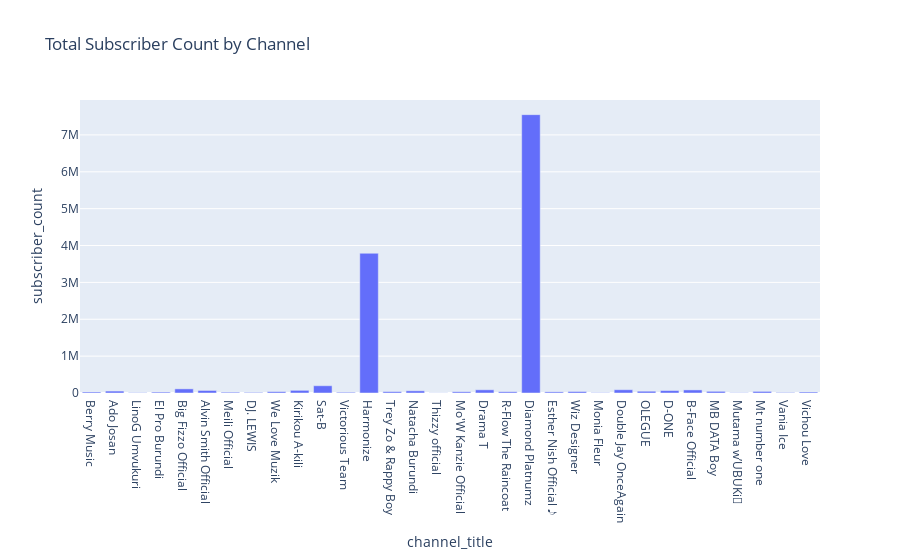

Here is the notebook cell this chart was saved with:
### Code cell
# Create a bar chart of the total subsribers count for each channel
fig = px.bar(df, x='channel_title', y='subscriber_count', title='Total Subscriber Count by Channel')
fig.show()

### Figure 1 — Plotly figure (JSON) as saved in the notebook; plotly's stock layout.template omitted (floating-point values rounded to 4 significant figures)
{"data": [{"alignmentgroup": "True", "hovertemplate": "channel_title=%{x}<br>subscriber_count=%{y}<extra></extra>", "legendgroup": "", "marker": {"color": "#636efa", "pattern": {"shape": ""}}, "name": "", "offsetgroup": "", "orientation": "v", "showlegend": false, "textposition": "auto", "type": "bar", "x": ["Berry Music", "Ado Josan", "LinoG Umvukuri", "El Pro Burundi", "Big Fizzo Official", "Alvin Smith Official", "Meili Official", "DJ. LEWIS", "We Love Muzik", "Kirikou A-kili", "Sat-B", "Victorious Team", "Harmonize", "Trey Zo & Rappy Boy", "Natacha Burundi", "Thizzy official", "Mo'W Kanzie Official", "Drama T", "R-Flow The Raincoat", "Diamond Platnumz", "Esther Nish Official ♪", "Wiz Designer", "Monia Fleur", "Double Jay OnceAgain", "OLEGUE", "D-ONE", "B-Face Official", "MB DATA Boy", "Mutama w’UBUKi🍯", "Mt number one", "Vania Ice", "Vichou Love"], "xaxis": "x", "y": [27500, 52300, 8370, 25000, 112000, 68800, 21500, 15400, 36300, 72200, 197000, 19500, 3790000, 36800, 59000, 3260, 33600, 86800, 33800, 7550000, 30700, 39600, 7470, 88700, 48000, 65900, 83500, 45000, 6230, 43200, 12900, 26600], "yaxis": "y"}], "layout": {"barmode": "relative", "legend": {"tracegroupgap": 0}, "title": {"text": "Total Subscriber Count by Channel"}, "xaxis": {"anchor": "y", "domain": [0, 1], "title": {"text": "channel_title"}}, "yaxis": {"anchor": "x", "domain": [0, 1], "title": {"text": "subscriber_count"}}}}
